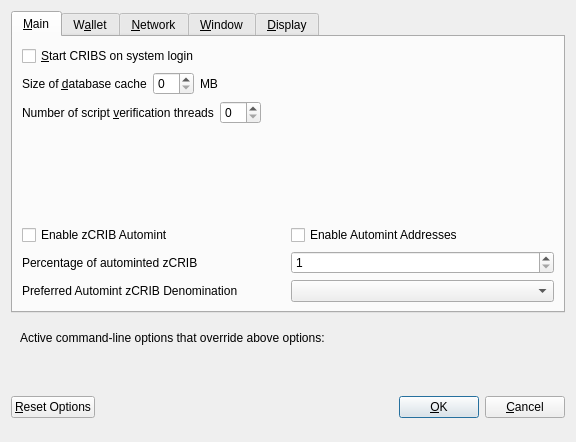
<?xml version="1.0" encoding="UTF-8"?>
<ui version="4.0">
 <class>OptionsDialog</class>
 <widget class="QDialog" name="OptionsDialog">
  <property name="geometry">
   <rect>
    <x>0</x>
    <y>0</y>
    <width>576</width>
    <height>442</height>
   </rect>
  </property>
  <property name="windowTitle">
   <string>Options</string>
  </property>
  <property name="modal">
   <bool>true</bool>
  </property>
  <layout class="QVBoxLayout" name="verticalLayout">
   <item>
    <widget class="QTabWidget" name="tabWidget">
     <property name="currentIndex">
      <number>0</number>
     </property>
     <widget class="QWidget" name="tabMain">
      <attribute name="title">
       <string>&amp;Main</string>
      </attribute>
      <layout class="QVBoxLayout" name="verticalLayout_Main">
       <item>
        <widget class="QCheckBox" name="bitcoinAtStartup">
         <property name="toolTip">
          <string>Automatically start CRIBS after logging in to the system.</string>
         </property>
         <property name="text">
          <string>&amp;Start CRIBS on system login</string>
         </property>
        </widget>
       </item>
       <item>
        <layout class="QHBoxLayout" name="horizontalLayout_2_Main">
         <item>
          <widget class="QLabel" name="databaseCacheLabel">
           <property name="text">
            <string>Size of &amp;database cache</string>
           </property>
           <property name="textFormat">
            <enum>Qt::PlainText</enum>
           </property>
           <property name="buddy">
            <cstring>databaseCache</cstring>
           </property>
          </widget>
         </item>
         <item>
          <widget class="QSpinBox" name="databaseCache"/>
         </item>
         <item>
          <widget class="QLabel" name="databaseCacheUnitLabel">
           <property name="text">
            <string>MB</string>
           </property>
           <property name="textFormat">
            <enum>Qt::PlainText</enum>
           </property>
          </widget>
         </item>
         <item>
          <spacer name="horizontalSpacer_2_Main">
           <property name="orientation">
            <enum>Qt::Horizontal</enum>
           </property>
           <property name="sizeHint" stdset="0">
            <size>
             <width>40</width>
             <height>20</height>
            </size>
           </property>
          </spacer>
         </item>
        </layout>
       </item>
       <item>
        <layout class="QHBoxLayout" name="horizontalLayout_3_Main">
         <item>
          <widget class="QLabel" name="threadsScriptVerifLabel">
           <property name="text">
            <string>Number of script &amp;verification threads</string>
           </property>
           <property name="textFormat">
            <enum>Qt::PlainText</enum>
           </property>
           <property name="buddy">
            <cstring>threadsScriptVerif</cstring>
           </property>
          </widget>
         </item>
         <item>
          <widget class="QSpinBox" name="threadsScriptVerif">
           <property name="toolTip">
            <string>(0 = auto, &lt;0 = leave that many cores free)</string>
           </property>
          </widget>
         </item>
         <item>
          <spacer name="horizontalSpacer_3_Main">
           <property name="orientation">
            <enum>Qt::Horizontal</enum>
           </property>
           <property name="sizeHint" stdset="0">
            <size>
             <width>40</width>
             <height>20</height>
            </size>
           </property>
          </spacer>
         </item>
        </layout>
       </item>
       <item>
        <spacer name="verticalSpacer_2">
         <property name="orientation">
          <enum>Qt::Vertical</enum>
         </property>
         <property name="sizeHint" stdset="0">
          <size>
           <width>20</width>
           <height>40</height>
          </size>
         </property>
        </spacer>
       </item>
       <item>
        <widget class="QWidget" name="verticalZpivOptionsWidget" native="true">
         <layout class="QVBoxLayout" name="verticalZpivOptionsLayout">
          <property name="margin">
           <number>0</number>
          </property>
          <item>
           <layout class="QHBoxLayout" name="horizontalAutomintingLayout">
            <item>
             <widget class="QCheckBox" name="checkBoxZeromintEnable">
              <property name="toolTip">
               <string>Enable automatic minting of CRIB units to zCRIB</string>
              </property>
              <property name="layoutDirection">
               <enum>Qt::LeftToRight</enum>
              </property>
              <property name="text">
               <string>Enable zCRIB Automint</string>
              </property>
             </widget>
            </item>
            <item>
             <widget class="QCheckBox" name="checkBoxZeromintAddresses">
              <property name="toolTip">
               <string>Enable automatic zCRIB minting from specific addresses</string>
              </property>
              <property name="layoutDirection">
               <enum>Qt::LeftToRight</enum>
              </property>
              <property name="text">
               <string>Enable Automint Addresses</string>
              </property>
             </widget>
            </item>
           </layout>
          </item>
          <item>
           <layout class="QHBoxLayout" name="horizontalZmintPercentageLayout">
            <item>
             <widget class="QLabel" name="percentage_label">
              <property name="toolTip">
               <string>Percentage of incoming CRIB which get automatically converted to zCRIB via Zerocoin Protocol (min: 10%)</string>
              </property>
              <property name="text">
               <string>Percentage of autominted zCRIB</string>
              </property>
             </widget>
            </item>
            <item>
             <widget class="QSpinBox" name="zeromintPercentage">
              <property name="minimum">
               <number>1</number>
              </property>
              <property name="maximum">
               <number>100</number>
              </property>
             </widget>
            </item>
           </layout>
          </item>
          <item>
           <layout class="QHBoxLayout" name="horizontalLayout" stretch="0,0">
            <property name="sizeConstraint">
             <enum>QLayout::SetFixedSize</enum>
            </property>
            <item>
             <widget class="QLabel" name="labelPreferredDenom">
              <property name="maximumSize">
               <size>
                <width>16777215</width>
                <height>16777215</height>
               </size>
              </property>
              <property name="toolTip">
               <string>Wait with automatic conversion to Zerocoin until enough CRIB for this denomination is available</string>
              </property>
              <property name="text">
               <string>Preferred Automint zCRIB Denomination</string>
              </property>
             </widget>
            </item>
            <item>
             <widget class="QComboBox" name="preferredDenom">
              <property name="maximumSize">
               <size>
                <width>16777215</width>
                <height>27</height>
               </size>
              </property>
              <property name="toolTip">
               <string>Wait with automatic conversion to Zerocoin until enough CRIB for this denomination is available</string>
              </property>
              <property name="maxVisibleItems">
               <number>9</number>
              </property>
              <property name="maxCount">
               <number>9</number>
              </property>
             </widget>
            </item>
           </layout>
          </item>
         </layout>
        </widget>
       </item>
      </layout>
     </widget>
     <widget class="QWidget" name="tabWallet">
      <attribute name="title">
       <string>W&amp;allet</string>
      </attribute>
      <layout class="QVBoxLayout" name="verticalLayout_Wallet">
       <item>
        <layout class="QHBoxLayout" name="horizontalLayout_2_Wallet">
         <item>
          <widget class="QLabel" name="labelStakeSplitThresholdText">
           <property name="text">
            <string>Stake split threshold:</string>
           </property>
          </widget>
         </item>
         <item>
          <widget class="QSpinBox" name="spinBoxStakeSplitThreshold">
           <property name="minimum">
            <number>1</number>
           </property>
           <property name="maximum">
            <number>999999</number>
           </property>
          </widget>
         </item>
        </layout>
       </item>
       <item>
        <widget class="QGroupBox" name="groupBox">
         <property name="title">
          <string>Expert</string>
         </property>
         <layout class="QVBoxLayout" name="verticalLayout_2">
          <item>
           <widget class="QCheckBox" name="coinControlFeatures">
            <property name="toolTip">
             <string>Whether to show coin control features or not.</string>
            </property>
            <property name="text">
             <string>Enable coin &amp;control features</string>
            </property>
           </widget>
          </item>
          <item>
           <widget class="QCheckBox" name="showMasternodesTab">
            <property name="toolTip">
             <string>Show additional tab listing all your masternodes in first sub-tab&lt;br/&gt;and all masternodes on the network in second sub-tab.</string>
            </property>
            <property name="text">
             <string>Show Masternodes Tab</string>
            </property>
           </widget>
          </item>
          <item>
           <widget class="QCheckBox" name="spendZeroConfChange">
            <property name="toolTip">
             <string>If you disable the spending of unconfirmed change, the change from a transaction&lt;br/&gt;cannot be used until that transaction has at least one confirmation.&lt;br/&gt;This also affects how your balance is computed.</string>
            </property>
            <property name="text">
             <string>&amp;Spend unconfirmed change</string>
            </property>
           </widget>
          </item>
         </layout>
        </widget>
       </item>
       <item>
        <spacer name="verticalSpacer_Wallet">
         <property name="orientation">
          <enum>Qt::Vertical</enum>
         </property>
         <property name="sizeHint" stdset="0">
          <size>
           <width>20</width>
           <height>40</height>
          </size>
         </property>
        </spacer>
       </item>
      </layout>
     </widget>
     <widget class="QWidget" name="tabNetwork">
      <attribute name="title">
       <string>&amp;Network</string>
      </attribute>
      <layout class="QVBoxLayout" name="verticalLayout_Network">
       <item>
        <widget class="QCheckBox" name="mapPortUpnp">
         <property name="toolTip">
          <string>Automatically open the CRIBS client port on the router. This only works when your router supports UPnP and it is enabled.</string>
         </property>
         <property name="text">
          <string>Map port using &amp;UPnP</string>
         </property>
        </widget>
       </item>
       <item>
        <widget class="QCheckBox" name="allowIncoming">
         <property name="toolTip">
          <string>Accept connections from outside</string>
         </property>
         <property name="text">
          <string>Allow incoming connections</string>
         </property>
        </widget>
       </item>
       <item>
        <widget class="QCheckBox" name="connectSocks">
         <property name="toolTip">
          <string>Connect to the CRIBS network through a SOCKS5 proxy.</string>
         </property>
         <property name="text">
          <string>&amp;Connect through SOCKS5 proxy (default proxy):</string>
         </property>
        </widget>
       </item>
       <item>
        <layout class="QHBoxLayout" name="horizontalLayout_1_Network">
         <item>
          <widget class="QLabel" name="proxyIpLabel">
           <property name="text">
            <string>Proxy &amp;IP:</string>
           </property>
           <property name="textFormat">
            <enum>Qt::PlainText</enum>
           </property>
           <property name="buddy">
            <cstring>proxyIp</cstring>
           </property>
          </widget>
         </item>
         <item>
          <widget class="QValidatedLineEdit" name="proxyIp">
           <property name="minimumSize">
            <size>
             <width>140</width>
             <height>0</height>
            </size>
           </property>
           <property name="maximumSize">
            <size>
             <width>140</width>
             <height>16777215</height>
            </size>
           </property>
           <property name="toolTip">
            <string>IP address of the proxy (e.g. IPv4: 127.0.0.1 / IPv6: ::1)</string>
           </property>
          </widget>
         </item>
         <item>
          <widget class="QLabel" name="proxyPortLabel">
           <property name="text">
            <string>&amp;Port:</string>
           </property>
           <property name="textFormat">
            <enum>Qt::PlainText</enum>
           </property>
           <property name="buddy">
            <cstring>proxyPort</cstring>
           </property>
          </widget>
         </item>
         <item>
          <widget class="QLineEdit" name="proxyPort">
           <property name="minimumSize">
            <size>
             <width>55</width>
             <height>0</height>
            </size>
           </property>
           <property name="maximumSize">
            <size>
             <width>55</width>
             <height>16777215</height>
            </size>
           </property>
           <property name="toolTip">
            <string>Port of the proxy (e.g. 9050)</string>
           </property>
          </widget>
         </item>
         <item>
          <spacer name="horizontalSpacer_1_Network">
           <property name="orientation">
            <enum>Qt::Horizontal</enum>
           </property>
           <property name="sizeHint" stdset="0">
            <size>
             <width>40</width>
             <height>20</height>
            </size>
           </property>
          </spacer>
         </item>
        </layout>
       </item>
       <item>
        <spacer name="verticalSpacer_Network">
         <property name="orientation">
          <enum>Qt::Vertical</enum>
         </property>
         <property name="sizeHint" stdset="0">
          <size>
           <width>20</width>
           <height>40</height>
          </size>
         </property>
        </spacer>
       </item>
      </layout>
     </widget>
     <widget class="QWidget" name="tabWindow">
      <attribute name="title">
       <string>&amp;Window</string>
      </attribute>
      <layout class="QVBoxLayout" name="verticalLayout_Window">
       <item>
        <widget class="QCheckBox" name="minimizeToTray">
         <property name="toolTip">
          <string>Show only a tray icon after minimizing the window.</string>
         </property>
         <property name="text">
          <string>&amp;Minimize to the tray instead of the taskbar</string>
         </property>
        </widget>
       </item>
       <item>
        <widget class="QCheckBox" name="minimizeOnClose">
         <property name="toolTip">
          <string>Minimize instead of exit the application when the window is closed. When this option is enabled, the application will be closed only after selecting Quit in the menu.</string>
         </property>
         <property name="text">
          <string>M&amp;inimize on close</string>
         </property>
        </widget>
       </item>
       <item>
        <spacer name="verticalSpacer_Window">
         <property name="orientation">
          <enum>Qt::Vertical</enum>
         </property>
         <property name="sizeHint" stdset="0">
          <size>
           <width>20</width>
           <height>40</height>
          </size>
         </property>
        </spacer>
       </item>
      </layout>
     </widget>
     <widget class="QWidget" name="tabDisplay">
      <attribute name="title">
       <string>&amp;Display</string>
      </attribute>
      <layout class="QVBoxLayout" name="verticalLayout_Display">
       <item>
        <layout class="QHBoxLayout" name="horizontalLayout_1_Display">
         <item>
          <widget class="QLabel" name="langLabel">
           <property name="text">
            <string>User Interface &amp;language:</string>
           </property>
           <property name="textFormat">
            <enum>Qt::PlainText</enum>
           </property>
           <property name="buddy">
            <cstring>lang</cstring>
           </property>
          </widget>
         </item>
         <item>
          <widget class="QValueComboBox" name="lang">
           <property name="toolTip">
            <string>The user interface language can be set here. This setting will take effect after restarting CRIBS.</string>
           </property>
          </widget>
         </item>
        </layout>
       </item>
       <item>
        <widget class="QLabel" name="label_3">
         <property name="toolTip">
          <string notr="true"/>
         </property>
         <property name="statusTip">
          <string notr="true"/>
         </property>
         <property name="whatsThis">
          <string notr="true"/>
         </property>
         <property name="accessibleName">
          <string notr="true"/>
         </property>
         <property name="text">
          <string>Language missing or translation incomplete? Help contributing translations here:
https://www.transifex.com/cribs-project/cribs-project-translations</string>
         </property>
         <property name="wordWrap">
          <bool>true</bool>
         </property>
         <property name="openExternalLinks">
          <bool>true</bool>
         </property>
         <property name="textInteractionFlags">
          <set>Qt::TextBrowserInteraction</set>
         </property>
        </widget>
       </item>
       <item>
        <layout class="QHBoxLayout" name="horizontalLayout_2_Display" stretch="0,0">
         <item>
          <widget class="QLabel" name="themeLabel">
           <property name="text">
            <string>User Interface Theme:</string>
           </property>
          </widget>
         </item>
         <item>
          <widget class="QValueComboBox" name="theme"/>
         </item>
        </layout>
       </item>
       <item>
        <widget class="QWidget" name="verticalZpivDisplayWidget" native="true">
         <layout class="QVBoxLayout" name="verticalZpivDisplayLayout">
          <property name="margin">
           <number>0</number>
          </property>
          <item>
           <widget class="Line" name="line">
            <property name="orientation">
             <enum>Qt::Horizontal</enum>
            </property>
           </widget>
          </item>
          <item>
           <layout class="QHBoxLayout" name="horizontalLayout_3_Display">
            <item>
             <widget class="QLabel" name="unitLabel">
              <property name="text">
               <string>Unit to show amounts in:</string>
              </property>
              <property name="textFormat">
               <enum>Qt::PlainText</enum>
              </property>
             </widget>
            </item>
            <item>
             <widget class="QValueComboBox" name="unit">
              <property name="toolTip">
               <string>Choose the default subdivision unit to show in the interface and when sending coins.</string>
              </property>
             </widget>
            </item>
           </layout>
          </item>
          <item>
           <layout class="QHBoxLayout" name="horizontalLayout_4_Display">
            <item>
             <widget class="QLabel" name="digitsLabel">
              <property name="text">
               <string>Decimal digits</string>
              </property>
             </widget>
            </item>
            <item>
             <widget class="QValueComboBox" name="digits"/>
            </item>
           </layout>
          </item>
          <item>
           <layout class="QHBoxLayout" name="horizontalLayout_5_Display">
            <item>
             <widget class="QCheckBox" name="checkBoxHideZeroBalances">
              <property name="toolTip">
               <string>Hide empty balances</string>
              </property>
              <property name="layoutDirection">
               <enum>Qt::LeftToRight</enum>
              </property>
              <property name="text">
               <string>Hide empty balances</string>
              </property>
             </widget>
            </item>
            <item>
             <widget class="QCheckBox" name="checkBoxHideOrphans">
              <property name="toolTip">
               <string>Hide orphan stakes in transaction lists</string>
              </property>
              <property name="text">
               <string>Hide orphan stakes</string>
              </property>
             </widget>
            </item>
            <item>
             <spacer name="horizontalSpacer">
              <property name="orientation">
               <enum>Qt::Horizontal</enum>
              </property>
              <property name="sizeHint" stdset="0">
               <size>
                <width>40</width>
                <height>20</height>
               </size>
              </property>
             </spacer>
            </item>
           </layout>
          </item>
          <item>
           <layout class="QHBoxLayout" name="horizontalLayout_6_Display">
            <item>
             <widget class="QLabel" name="thirdPartyTxUrlsLabel">
              <property name="toolTip">
               <string>Third party URLs (e.g. a block explorer) that appear in the transactions tab as context menu items. %s in the URL is replaced by transaction hash. Multiple URLs are separated by vertical bar |.</string>
              </property>
              <property name="text">
               <string>Third party transaction URLs</string>
              </property>
             </widget>
            </item>
            <item>
             <widget class="QLineEdit" name="thirdPartyTxUrls">
              <property name="toolTip">
               <string>Third party URLs (e.g. a block explorer) that appear in the transactions tab as context menu items. %s in the URL is replaced by transaction hash. Multiple URLs are separated by vertical bar |.</string>
              </property>
             </widget>
            </item>
           </layout>
          </item>
         </layout>
        </widget>
       </item>
       <item>
        <spacer name="verticalSpacer">
         <property name="orientation">
          <enum>Qt::Vertical</enum>
         </property>
         <property name="sizeHint" stdset="0">
          <size>
           <width>20</width>
           <height>40</height>
          </size>
         </property>
        </spacer>
       </item>
      </layout>
     </widget>
    </widget>
   </item>
   <item>
    <widget class="QFrame" name="frame">
     <layout class="QVBoxLayout" name="verticalLayout_Bottom">
      <item>
       <layout class="QHBoxLayout" name="horizontalLayout_Bottom">
        <item>
         <widget class="QLabel" name="overriddenByCommandLineInfoLabel">
          <property name="text">
           <string>Active command-line options that override above options:</string>
          </property>
          <property name="textFormat">
           <enum>Qt::PlainText</enum>
          </property>
         </widget>
        </item>
        <item>
         <spacer name="horizontalSpacer_Bottom">
          <property name="orientation">
           <enum>Qt::Horizontal</enum>
          </property>
          <property name="sizeHint" stdset="0">
           <size>
            <width>40</width>
            <height>20</height>
           </size>
          </property>
         </spacer>
        </item>
       </layout>
      </item>
      <item>
       <widget class="QLabel" name="overriddenByCommandLineLabel">
        <property name="text">
         <string/>
        </property>
        <property name="textFormat">
         <enum>Qt::PlainText</enum>
        </property>
        <property name="wordWrap">
         <bool>true</bool>
        </property>
       </widget>
      </item>
     </layout>
    </widget>
   </item>
   <item>
    <layout class="QHBoxLayout" name="horizontalLayout_Buttons">
     <item>
      <widget class="QPushButton" name="resetButton">
       <property name="toolTip">
        <string>Reset all client options to default.</string>
       </property>
       <property name="text">
        <string>&amp;Reset Options</string>
       </property>
       <property name="autoDefault">
        <bool>false</bool>
       </property>
      </widget>
     </item>
     <item>
      <spacer name="horizontalSpacer_1">
       <property name="orientation">
        <enum>Qt::Horizontal</enum>
       </property>
       <property name="sizeHint" stdset="0">
        <size>
         <width>40</width>
         <height>48</height>
        </size>
       </property>
      </spacer>
     </item>
     <item>
      <widget class="QLabel" name="statusLabel">
       <property name="minimumSize">
        <size>
         <width>200</width>
         <height>0</height>
        </size>
       </property>
       <property name="font">
        <font>
         <weight>75</weight>
         <bold>true</bold>
        </font>
       </property>
       <property name="text">
        <string/>
       </property>
       <property name="textFormat">
        <enum>Qt::PlainText</enum>
       </property>
       <property name="wordWrap">
        <bool>true</bool>
       </property>
      </widget>
     </item>
     <item>
      <spacer name="horizontalSpacer_2">
       <property name="orientation">
        <enum>Qt::Horizontal</enum>
       </property>
       <property name="sizeHint" stdset="0">
        <size>
         <width>40</width>
         <height>48</height>
        </size>
       </property>
      </spacer>
     </item>
     <item>
      <widget class="QPushButton" name="okButton">
       <property name="text">
        <string>&amp;OK</string>
       </property>
       <property name="autoDefault">
        <bool>false</bool>
       </property>
       <property name="default">
        <bool>true</bool>
       </property>
      </widget>
     </item>
     <item>
      <widget class="QPushButton" name="cancelButton">
       <property name="text">
        <string>&amp;Cancel</string>
       </property>
       <property name="autoDefault">
        <bool>false</bool>
       </property>
      </widget>
     </item>
    </layout>
   </item>
  </layout>
 </widget>
 <customwidgets>
  <customwidget>
   <class>QValidatedLineEdit</class>
   <extends>QLineEdit</extends>
   <header>qvalidatedlineedit.h</header>
  </customwidget>
  <customwidget>
   <class>QValueComboBox</class>
   <extends>QComboBox</extends>
   <header>qvaluecombobox.h</header>
  </customwidget>
 </customwidgets>
 <resources/>
 <connections/>
</ui>
